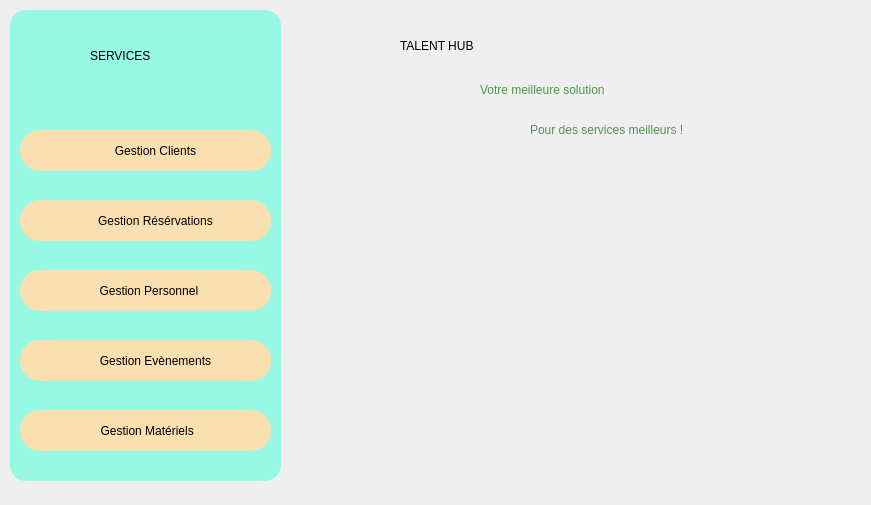
<?xml version="1.0" encoding="UTF-8"?>
<ui version="4.0">
 <class>Menu</class>
 <widget class="QDialog" name="Menu">
  <property name="geometry">
   <rect>
    <x>0</x>
    <y>0</y>
    <width>871</width>
    <height>505</height>
   </rect>
  </property>
  <property name="windowTitle">
   <string>Dialog</string>
  </property>
  <widget class="QLabel" name="label">
   <property name="geometry">
    <rect>
     <x>400</x>
     <y>0</y>
     <width>461</width>
     <height>491</height>
    </rect>
   </property>
   <property name="text">
    <string/>
   </property>
   <property name="pixmap">
    <pixmap>../qt/1x/Fichier 5.png</pixmap>
   </property>
   <property name="scaledContents">
    <bool>true</bool>
   </property>
  </widget>
  <widget class="QLabel" name="label_2">
   <property name="geometry">
    <rect>
     <x>330</x>
     <y>220</y>
     <width>501</width>
     <height>261</height>
    </rect>
   </property>
   <property name="text">
    <string/>
   </property>
   <property name="pixmap">
    <pixmap>../qt/1x/Fichier 2.png</pixmap>
   </property>
   <property name="scaledContents">
    <bool>true</bool>
   </property>
  </widget>
  <widget class="QGroupBox" name="groupBox">
   <property name="geometry">
    <rect>
     <x>10</x>
     <y>10</y>
     <width>271</width>
     <height>471</height>
    </rect>
   </property>
   <property name="styleSheet">
    <string notr="true">background-color: rgb(151, 249, 227);
border-radius:16px;</string>
   </property>
   <property name="title">
    <string/>
   </property>
   <widget class="QPushButton" name="gestionReservations">
    <property name="geometry">
     <rect>
      <x>10</x>
      <y>190</y>
      <width>251</width>
      <height>41</height>
     </rect>
    </property>
    <property name="styleSheet">
     <string notr="true">QPushButton{
background-color: rgb(250, 224, 176);
font: 16pt &quot;Book Antiqua&quot;;
border-radius:20px;
}

QPushButton:hover{
	background-color: rgb(248, 215, 148);
	color: rgb(255, 255, 255);
}
</string>
    </property>
    <property name="text">
     <string>      Gestion Résérvations</string>
    </property>
   </widget>
   <widget class="QPushButton" name="GestionPersonnel">
    <property name="geometry">
     <rect>
      <x>10</x>
      <y>260</y>
      <width>251</width>
      <height>41</height>
     </rect>
    </property>
    <property name="styleSheet">
     <string notr="true">QPushButton{
background-color: rgb(250, 224, 176);
font: 16pt &quot;Book Antiqua&quot;;
border-radius:20px;
}

QPushButton:hover{
	background-color: rgb(248, 215, 148);
	color: rgb(255, 255, 255);
}
</string>
    </property>
    <property name="text">
     <string>  Gestion Personnel</string>
    </property>
   </widget>
   <widget class="QPushButton" name="GestionEvenement">
    <property name="geometry">
     <rect>
      <x>10</x>
      <y>330</y>
      <width>251</width>
      <height>41</height>
     </rect>
    </property>
    <property name="styleSheet">
     <string notr="true">QPushButton{
background-color: rgb(250, 224, 176);
font: 16pt &quot;Book Antiqua&quot;;
border-radius:20px;
}

QPushButton:hover{
	background-color: rgb(248, 215, 148);
	color: rgb(255, 255, 255);
}

</string>
    </property>
    <property name="text">
     <string>      Gestion Evènements</string>
    </property>
   </widget>
   <widget class="QPushButton" name="gestionMateriels">
    <property name="geometry">
     <rect>
      <x>10</x>
      <y>400</y>
      <width>251</width>
      <height>41</height>
     </rect>
    </property>
    <property name="cursor">
     <cursorShape>ArrowCursor</cursorShape>
    </property>
    <property name="mouseTracking">
     <bool>true</bool>
    </property>
    <property name="styleSheet">
     <string notr="true">QPushButton{
background-color: rgb(250, 224, 176);
font: 16pt &quot;Book Antiqua&quot;;
border-radius:20px;
}

QPushButton:hover{
	background-color: rgb(248, 215, 148);
	color: rgb(255, 255, 255);
}
</string>
    </property>
    <property name="text">
     <string> Gestion Matériels</string>
    </property>
   </widget>
   <widget class="QLabel" name="label_6">
    <property name="geometry">
     <rect>
      <x>80</x>
      <y>30</y>
      <width>121</width>
      <height>31</height>
     </rect>
    </property>
    <property name="styleSheet">
     <string notr="true">font: 18pt &quot;Book Antiqua&quot;;
color: rgb(0, 0, 0);
</string>
    </property>
    <property name="text">
     <string>SERVICES</string>
    </property>
   </widget>
   <widget class="QLabel" name="label_13">
    <property name="geometry">
     <rect>
      <x>10</x>
      <y>30</y>
      <width>51</width>
      <height>41</height>
     </rect>
    </property>
    <property name="styleSheet">
     <string notr="true">QLabel:hover{
	
	color: rgb(255, 255, 255);
}</string>
    </property>
    <property name="text">
     <string/>
    </property>
    <property name="pixmap">
     <pixmap>../../Downloads/public-service.png</pixmap>
    </property>
    <property name="scaledContents">
     <bool>true</bool>
    </property>
   </widget>
   <widget class="QLabel" name="label_15">
    <property name="geometry">
     <rect>
      <x>210</x>
      <y>30</y>
      <width>51</width>
      <height>41</height>
     </rect>
    </property>
    <property name="text">
     <string/>
    </property>
    <property name="pixmap">
     <pixmap>../../Downloads/public-service1.png</pixmap>
    </property>
    <property name="scaledContents">
     <bool>true</bool>
    </property>
   </widget>
   <widget class="QPushButton" name="gestionClients">
    <property name="geometry">
     <rect>
      <x>10</x>
      <y>120</y>
      <width>251</width>
      <height>41</height>
     </rect>
    </property>
    <property name="styleSheet">
     <string notr="true">QPushButton{
background-color: rgb(250, 224, 176);
font: 16pt &quot;Book Antiqua&quot;;
border-radius:20px;
}

QPushButton:hover{
	background-color: rgb(248, 215, 148);
	color: rgb(255, 255, 255);
}
</string>
    </property>
    <property name="text">
     <string>      Gestion Clients</string>
    </property>
   </widget>
  </widget>
  <widget class="QLabel" name="label_3">
   <property name="geometry">
    <rect>
     <x>750</x>
     <y>10</y>
     <width>101</width>
     <height>101</height>
    </rect>
   </property>
   <property name="text">
    <string/>
   </property>
   <property name="pixmap">
    <pixmap>../../Downloads/311049087_853191362701555_96167479992419810_n.png</pixmap>
   </property>
   <property name="scaledContents">
    <bool>true</bool>
   </property>
  </widget>
  <widget class="QLabel" name="label_4">
   <property name="geometry">
    <rect>
     <x>400</x>
     <y>30</y>
     <width>231</width>
     <height>31</height>
    </rect>
   </property>
   <property name="styleSheet">
    <string notr="true">font: 25pt &quot;Lucida Handwriting&quot;;
color: rgb(0, 0, 0);</string>
   </property>
   <property name="text">
    <string>TALENT HUB</string>
   </property>
  </widget>
  <widget class="QLabel" name="label_8">
   <property name="geometry">
    <rect>
     <x>30</x>
     <y>140</y>
     <width>21</width>
     <height>21</height>
    </rect>
   </property>
   <property name="text">
    <string/>
   </property>
   <property name="pixmap">
    <pixmap>../../Downloads/ajout-dutilisateur.png</pixmap>
   </property>
   <property name="scaledContents">
    <bool>true</bool>
   </property>
  </widget>
  <widget class="QLabel" name="label_9">
   <property name="geometry">
    <rect>
     <x>30</x>
     <y>210</y>
     <width>21</width>
     <height>21</height>
    </rect>
   </property>
   <property name="text">
    <string/>
   </property>
   <property name="pixmap">
    <pixmap>../../Downloads/calendrier-verification.png</pixmap>
   </property>
   <property name="scaledContents">
    <bool>true</bool>
   </property>
  </widget>
  <widget class="QLabel" name="label_10">
   <property name="geometry">
    <rect>
     <x>30</x>
     <y>280</y>
     <width>21</width>
     <height>21</height>
    </rect>
   </property>
   <property name="text">
    <string/>
   </property>
   <property name="pixmap">
    <pixmap>../../Downloads/portrait.png</pixmap>
   </property>
   <property name="scaledContents">
    <bool>true</bool>
   </property>
  </widget>
  <widget class="QLabel" name="label_11">
   <property name="geometry">
    <rect>
     <x>30</x>
     <y>350</y>
     <width>21</width>
     <height>21</height>
    </rect>
   </property>
   <property name="text">
    <string/>
   </property>
   <property name="pixmap">
    <pixmap>../../Downloads/calendrier-lignes-stylo.png</pixmap>
   </property>
   <property name="scaledContents">
    <bool>true</bool>
   </property>
  </widget>
  <widget class="QLabel" name="label_12">
   <property name="geometry">
    <rect>
     <x>30</x>
     <y>420</y>
     <width>21</width>
     <height>21</height>
    </rect>
   </property>
   <property name="text">
    <string/>
   </property>
   <property name="pixmap">
    <pixmap>../../Downloads/lordinateur.png</pixmap>
   </property>
   <property name="scaledContents">
    <bool>true</bool>
   </property>
  </widget>
  <widget class="QLabel" name="label_5">
   <property name="geometry">
    <rect>
     <x>480</x>
     <y>80</y>
     <width>231</width>
     <height>20</height>
    </rect>
   </property>
   <property name="styleSheet">
    <string notr="true">font: 16pt &quot;Book Antiqua&quot;;
color: rgb(81, 146, 81);</string>
   </property>
   <property name="text">
    <string>Votre meilleure solution</string>
   </property>
  </widget>
  <widget class="QLabel" name="label_14">
   <property name="geometry">
    <rect>
     <x>530</x>
     <y>120</y>
     <width>261</width>
     <height>20</height>
    </rect>
   </property>
   <property name="styleSheet">
    <string notr="true">font: 16pt &quot;Book Antiqua&quot;;
color: rgb(81, 146, 81);</string>
   </property>
   <property name="text">
    <string>Pour des services meilleurs !</string>
   </property>
  </widget>
  <zorder>label</zorder>
  <zorder>label_2</zorder>
  <zorder>groupBox</zorder>
  <zorder>label_4</zorder>
  <zorder>label_8</zorder>
  <zorder>label_9</zorder>
  <zorder>label_10</zorder>
  <zorder>label_11</zorder>
  <zorder>label_12</zorder>
  <zorder>label_3</zorder>
  <zorder>label_5</zorder>
  <zorder>label_14</zorder>
 </widget>
 <resources/>
 <connections/>
</ui>
